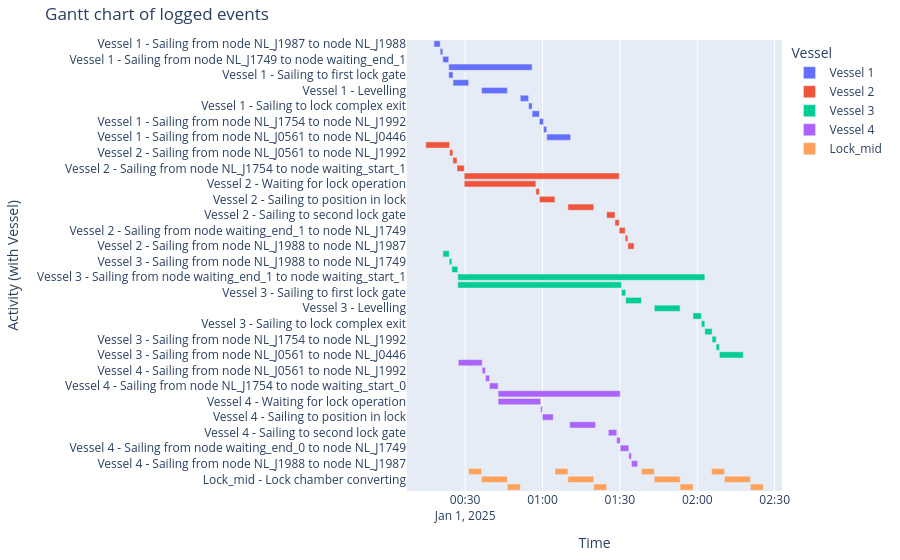

The notebook cell this image was saved under:
### Code cell
df_eventtable = opentnsim.core.logutils.logbook2eventtable([*vessels, lock_chamber_II])
fig = generate_vessel_gantt_chart(df_eventtable)

### Figure 1 — Plotly figure (JSON) as saved in the notebook; plotly's stock layout.template omitted (floating-point values rounded to 4 significant figures)
{"data": [{"base": ["2025-01-01T00:17:54.550491000", "2025-01-01T00:20:19.635288000", "2025-01-01T00:21:20.660651000", "2025-01-01T00:23:39.109850000", "2025-01-01T00:23:39.109850000", "2025-01-01T00:25:18.365730000", "2025-01-01T00:36:22.599844000", "2025-01-01T00:51:22.599844000", "2025-01-01T00:54:36.984293000", "2025-01-01T00:55:58.309512000", "2025-01-01T00:58:46.958368000", "2025-01-01T01:00:21.871689000", "2025-01-01T01:01:37.942091000"], "hovertemplate": "object name=Vessel 1<br>start time=%{base}<br>stop time=%{x}<br>activity label=%{y}<extra></extra>", "legendgroup": "Vessel 1", "marker": {"color": "#636efa", "pattern": {"shape": ""}}, "name": "Vessel 1", "orientation": "h", "showlegend": true, "textposition": "auto", "type": "bar", "x": [145084, 61025, 138449, 1939199, 99255, 364234, 600000, 194384, 81325, 168648, 94913, 76070, 555309], "xaxis": "x", "y": ["Vessel 1 - Sailing from node NL_J1987 to node NL_J1988", "Vessel 1 - Sailing from node NL_J1988 to node NL_J1749", "Vessel 1 - Sailing from node NL_J1749 to node waiting_end_1", "Vessel 1 - Sailing from node waiting_end_1 to node waiting_start_1", "Vessel 1 - Sailing to first lock gate", "Vessel 1 - Sailing to position in lock", "Vessel 1 - Levelling", "Vessel 1 - Sailing to second lock gate", "Vessel 1 - Sailing to lock complex exit", "Vessel 1 - Sailing from node waiting_start_1 to node NL_J1754", "Vessel 1 - Sailing from node NL_J1754 to node NL_J1992", "Vessel 1 - Sailing from node NL_J1992 to node NL_J0561", "Vessel 1 - Sailing from node NL_J0561 to node NL_J0446"], "yaxis": "y"}, {"base": ["2025-01-01T00:14:44.354414000", "2025-01-01T00:23:59.663945000", "2025-01-01T00:25:15.734346000", "2025-01-01T00:26:50.647668000", "2025-01-01T00:29:39.296524000", "2025-01-01T00:29:39.296524000", "2025-01-01T00:57:25.659074000", "2025-01-01T00:58:46.984293000", "2025-01-01T01:09:51.218406000", "2025-01-01T01:24:51.218406000", "2025-01-01T01:28:05.602856000", "2025-01-01T01:29:44.858736000", "2025-01-01T01:32:03.307935000", "2025-01-01T01:33:04.333298000"], "hovertemplate": "object name=Vessel 2<br>start time=%{base}<br>stop time=%{x}<br>activity label=%{y}<extra></extra>", "legendgroup": "Vessel 2", "marker": {"color": "#EF553B", "pattern": {"shape": ""}}, "name": "Vessel 2", "orientation": "h", "showlegend": true, "textposition": "auto", "type": "bar", "x": [555309, 76070, 94913, 168648, 3605562, 1666362, 81325, 364234, 600000, 194384, 99255, 138449, 61025, 145084], "xaxis": "x", "y": ["Vessel 2 - Sailing from node NL_J0446 to node NL_J0561", "Vessel 2 - Sailing from node NL_J0561 to node NL_J1992", "Vessel 2 - Sailing from node NL_J1992 to node NL_J1754", "Vessel 2 - Sailing from node NL_J1754 to node waiting_start_1", "Vessel 2 - Sailing from node waiting_start_1 to node waiting_end_1", "Vessel 2 - Waiting for lock operation", "Vessel 2 - Sailing to first lock gate", "Vessel 2 - Sailing to position in lock", "Vessel 2 - Levelling", "Vessel 2 - Sailing to second lock gate", "Vessel 2 - Sailing to lock complex exit", "Vessel 2 - Sailing from node waiting_end_1 to node NL_J1749", "Vessel 2 - Sailing from node NL_J1749 to node NL_J1988", "Vessel 2 - Sailing from node NL_J1988 to node NL_J1987"], "yaxis": "y"}, {"base": ["2025-01-01T00:21:25.206400000", "2025-01-01T00:23:50.291197000", "2025-01-01T00:24:51.316560000", "2025-01-01T00:27:09.765759000", "2025-01-01T00:27:09.765759000", "2025-01-01T01:30:36.346975000", "2025-01-01T01:32:15.602855000", "2025-01-01T01:43:19.836969000", "2025-01-01T01:58:19.836969000", "2025-01-01T02:01:34.221419000", "2025-01-01T02:02:55.546638000", "2025-01-01T02:05:44.195493000", "2025-01-01T02:07:19.108815000", "2025-01-01T02:08:35.179216000"], "hovertemplate": "object name=Vessel 3<br>start time=%{base}<br>stop time=%{x}<br>activity label=%{y}<extra></extra>", "legendgroup": "Vessel 3", "marker": {"color": "#00cc96", "pattern": {"shape": ""}}, "name": "Vessel 3", "orientation": "h", "showlegend": true, "textposition": "auto", "type": "bar", "x": [145084, 61025, 138449, 5745780, 3806581, 99255, 364234, 600000, 194384, 81325, 168648, 94913, 76070, 555309], "xaxis": "x", "y": ["Vessel 3 - Sailing from node NL_J1987 to node NL_J1988", "Vessel 3 - Sailing from node NL_J1988 to node NL_J1749", "Vessel 3 - Sailing from node NL_J1749 to node waiting_end_1", "Vessel 3 - Sailing from node waiting_end_1 to node waiting_start_1", "Vessel 3 - Waiting for lock operation", "Vessel 3 - Sailing to first lock gate", "Vessel 3 - Sailing to position in lock", "Vessel 3 - Levelling", "Vessel 3 - Sailing to second lock gate", "Vessel 3 - Sailing to lock complex exit", "Vessel 3 - Sailing from node waiting_start_1 to node NL_J1754", "Vessel 3 - Sailing from node NL_J1754 to node NL_J1992", "Vessel 3 - Sailing from node NL_J1992 to node NL_J0561", "Vessel 3 - Sailing from node NL_J0561 to node NL_J0446"], "yaxis": "y"}, {"base": ["2025-01-01T00:27:21.160539000", "2025-01-01T00:36:36.470070000", "2025-01-01T00:37:52.540471000", "2025-01-01T00:39:27.453793000", "2025-01-01T00:42:48.581155000", "2025-01-01T00:42:48.581155000", "2025-01-01T00:59:17.975094000", "2025-01-01T00:59:57.540470000", "2025-01-01T01:10:32.139925000", "2025-01-01T01:25:32.139925000", "2025-01-01T01:28:46.524375000", "2025-01-01T01:30:07.249232000", "2025-01-01T01:33:27.050160000", "2025-01-01T01:34:28.075523000"], "hovertemplate": "object name=Vessel 4<br>start time=%{base}<br>stop time=%{x}<br>activity label=%{y}<extra></extra>", "legendgroup": "Vessel 4", "marker": {"color": "#ab63fa", "pattern": {"shape": ""}}, "name": "Vessel 4", "orientation": "h", "showlegend": true, "textposition": "auto", "type": "bar", "x": [555309, 76070, 94913, 201127, 2838668, 989393, 39565, 252756, 600000, 194384, 80724, 199800, 61025, 145084], "xaxis": "x", "y": ["Vessel 4 - Sailing from node NL_J0446 to node NL_J0561", "Vessel 4 - Sailing from node NL_J0561 to node NL_J1992", "Vessel 4 - Sailing from node NL_J1992 to node NL_J1754", "Vessel 4 - Sailing from node NL_J1754 to node waiting_start_0", "Vessel 4 - Sailing from node waiting_start_0 to node waiting_end_0", "Vessel 4 - Waiting for lock operation", "Vessel 4 - Sailing to first lock gate", "Vessel 4 - Sailing to position in lock", "Vessel 4 - Levelling", "Vessel 4 - Sailing to second lock gate", "Vessel 4 - Sailing to lock complex exit", "Vessel 4 - Sailing from node waiting_end_0 to node NL_J1749", "Vessel 4 - Sailing from node NL_J1749 to node NL_J1988", "Vessel 4 - Sailing from node NL_J1988 to node NL_J1987"], "yaxis": "y"}, {"base": ["2025-01-01T00:31:22.599844000", "2025-01-01T00:36:22.599844000", "2025-01-01T00:46:22.599844000", "2025-01-01T01:04:51.218406000", "2025-01-01T01:09:51.218406000", "2025-01-01T01:19:51.218406000", "2025-01-01T01:38:19.836969000", "2025-01-01T01:43:19.836969000", "2025-01-01T01:53:19.836969000", "2025-01-01T02:05:34.221419000", "2025-01-01T02:10:34.221419000", "2025-01-01T02:20:34.221419000"], "hovertemplate": "object name=Lock_mid<br>start time=%{base}<br>stop time=%{x}<br>activity label=%{y}<extra></extra>", "legendgroup": "Lock_mid", "marker": {"color": "#FFA15A", "pattern": {"shape": ""}}, "name": "Lock_mid", "orientation": "h", "showlegend": true, "textposition": "auto", "type": "bar", "x": [300000, 600000, 300000, 300000, 600000, 300000, 300000, 600000, 300000, 300000, 600000, 300000], "xaxis": "x", "y": ["Lock_mid - Lock gate closing", "Lock_mid - Lock chamber converting", "Lock_mid - Lock gate opening", "Lock_mid - Lock gate closing", "Lock_mid - Lock chamber converting", "Lock_mid - Lock gate opening", "Lock_mid - Lock gate closing", "Lock_mid - Lock chamber converting", "Lock_mid - Lock gate opening", "Lock_mid - Lock gate closing", "Lock_mid - Lock chamber converting", "Lock_mid - Lock gate opening"], "yaxis": "y"}], "layout": {"barmode": "overlay", "legend": {"title": {"text": "Vessel"}, "tracegroupgap": 0}, "margin": {"b": 20, "l": 20, "r": 20, "t": 40}, "title": {"text": "Gantt chart of logged events"}, "xaxis": {"anchor": "y", "domain": [0, 1], "title": {"text": "Time"}, "type": "date"}, "yaxis": {"anchor": "x", "autorange": "reversed", "domain": [0, 1], "title": {"text": "Activity (with Vessel)"}}}}
